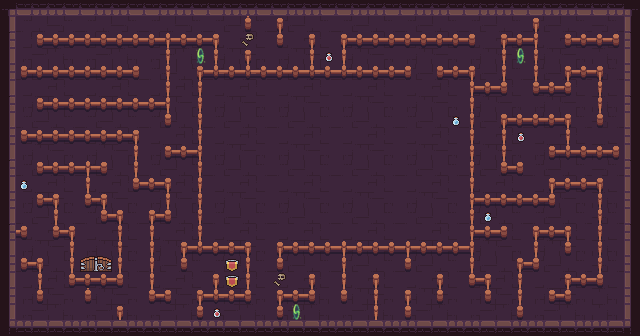

A 2D game scene composited from a Tiled map and its tileset images. What follows is a short description and the map's XML, with each tile layer's data collapsed to a summary:
An orthogonal 40x21 tile map with 16x16 px tiles, 8 tile layers (Ground, Walls, ExitDoor, SafeSpot, ...), 3 tilesets.

<map version="1.10" tiledversion="1.11.2" orientation="orthogonal" renderorder="left-down" width="40" height="21" tilewidth="16" tileheight="16" infinite="0" nextlayerid="9" nextobjectid="1">
 <tileset firstgid="1" source="Tilesets_special/Dungeon1_Tileset.tsx" />
 <tileset firstgid="101" source="Tilesets_special/Forest.tsx" />
 <tileset firstgid="971" source="Tilesets_special/Portal.tsx" />
 <layer id="1" name="Ground" width="40" height="21" locked="1">
  <data>[840 cells, 722 non-empty, 12 distinct tile ids]</data>
 </layer>
 <layer id="2" name="Walls" width="40" height="21" locked="1">
  <data>[840 cells, 377 non-empty, 26 distinct tile ids]</data>
 </layer>
 <layer id="3" name="ExitDoor" width="40" height="21" locked="1">
  <data>[840 cells, 2 non-empty, 2 distinct tile ids]</data>
 </layer>
 <layer id="4" name="SafeSpot" width="40" height="21" locked="1">
  <data>[840 cells, 2 non-empty, 1 distinct tile ids]</data>
 </layer>
 <layer id="5" name="PowerUpSpeed" width="40" height="21" locked="1">
  <data>[840 cells, 3 non-empty, 1 distinct tile ids]</data>
 </layer>
 <layer id="6" name="PowerUpHP" width="40" height="21" locked="1">
  <data>[840 cells, 3 non-empty, 1 distinct tile ids]</data>
 </layer>
 <layer id="7" name="Portals" width="40" height="21" locked="1">
  <data>[840 cells, 3 non-empty, 1 distinct tile ids]</data>
 </layer>
 <layer id="8" name="MustSolvePuzzles" width="40" height="21" locked="1">
  <data>[840 cells, 2 non-empty, 1 distinct tile ids]</data>
 </layer>
</map>
